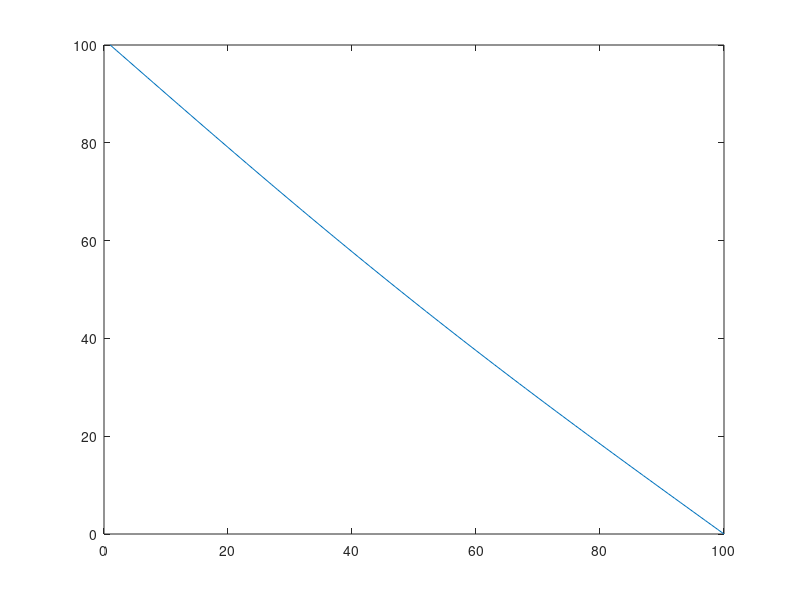

Write MATLAB code to recreate this figure.
clear all;
  % Inicializo el vector de temperaturas
  M = 100;
  u(1) = 100;
  u(2:M) = 0;

  % Iteración principal
  N = 3000;
  for( k = 1 : N )
	  % Sub Iteración
	  for( i = 2 : M - 1 )
		  u(i)=( u(i+1) + u(i-1) ) / 2;
	  end
  end
  plot(u);